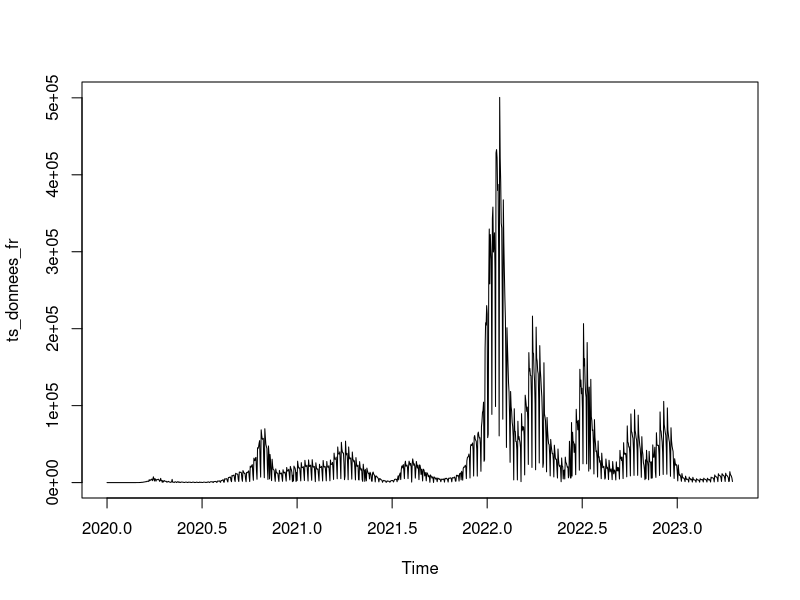
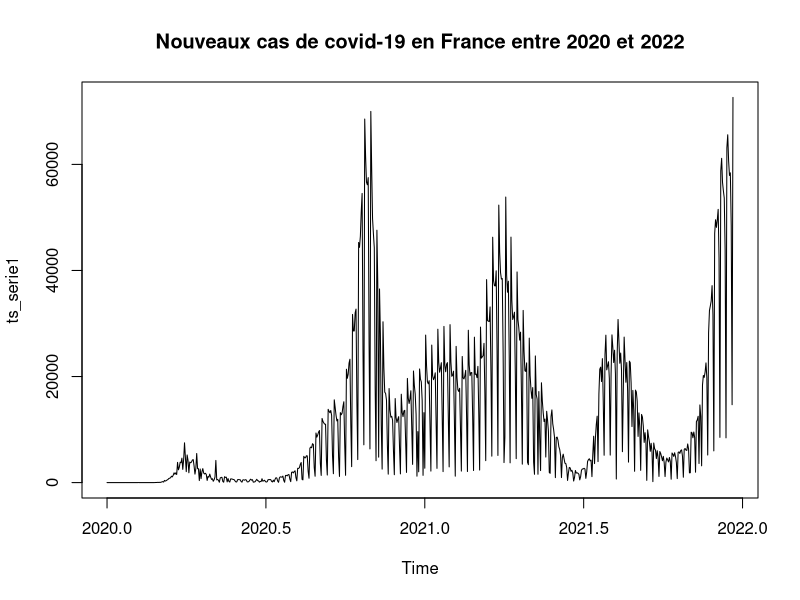
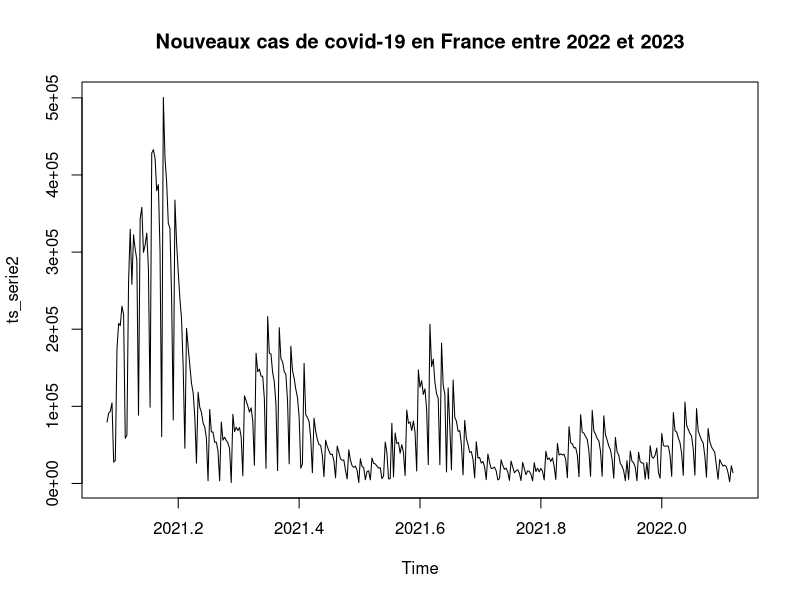
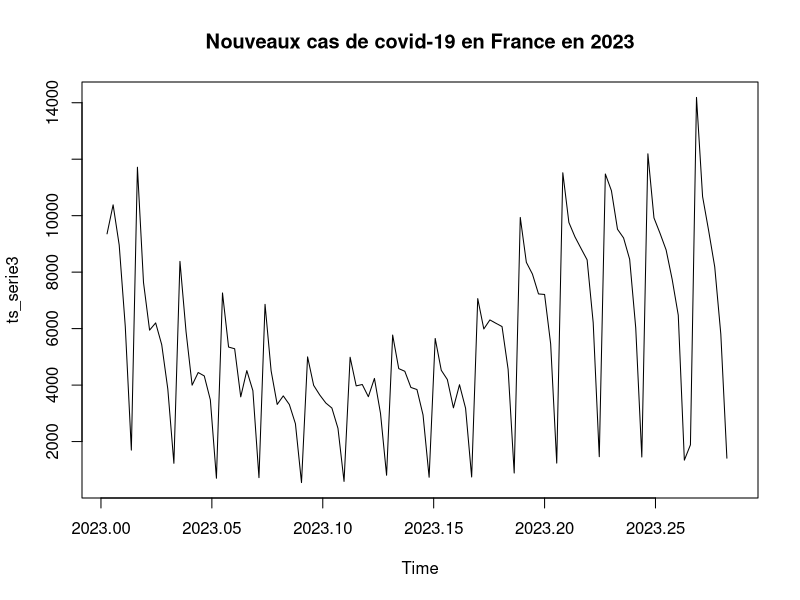
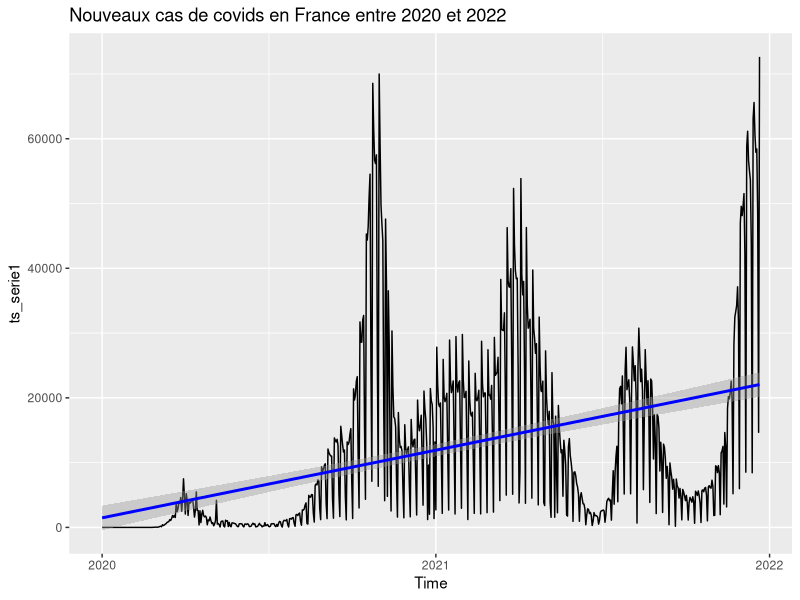
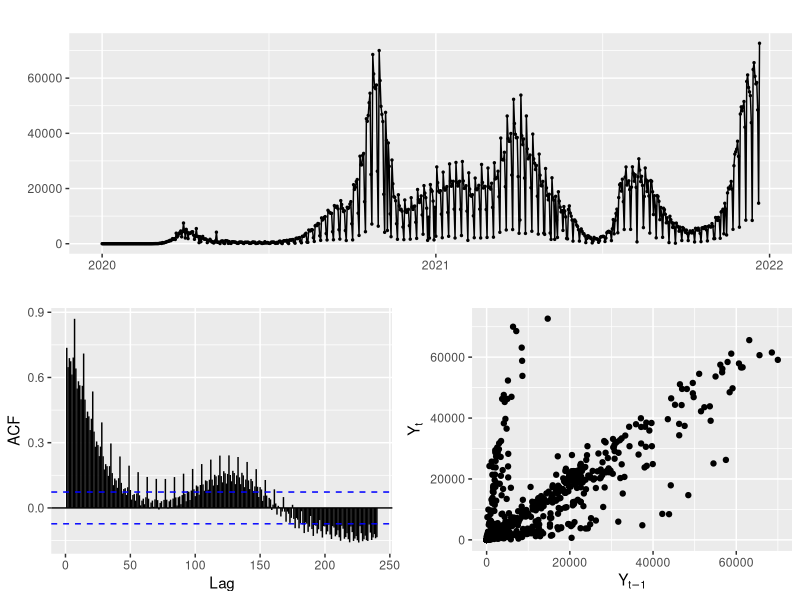
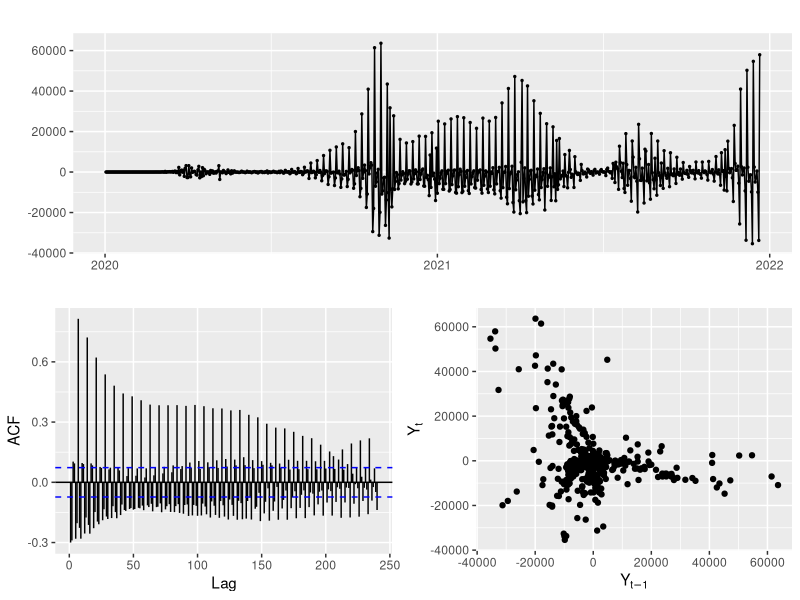
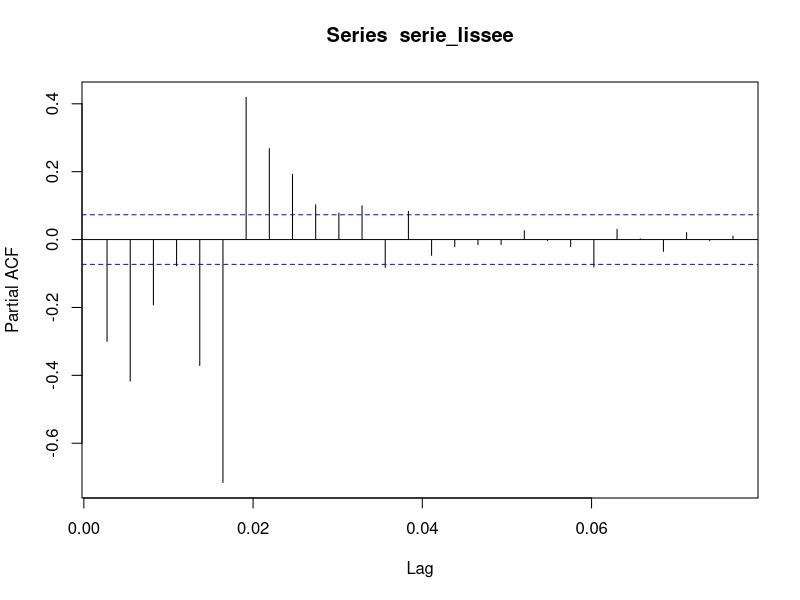

Recreate these plots in R, in order.
## ---- chunk 1
library(tidyverse)
library(forecast)
## ---- chunk 2
donnees_fr <- read.csv("covid_france.csv",sep=",")
summary(donnees_fr)
## ---- chunk 3
min(donnees_fr$date)
max(donnees_fr$date)
## ---- chunk 4
ts_donnees_fr <- ts(donnees_fr$new_cases,start = c(2020,1,3), frequency = 365)
# class(ts_donnees_fr)
## ---- chunk 5
plot(ts_donnees_fr)
## ---- chunk 6
serie1 <- donnees_fr |> 
  filter(date<="2021-12-22")
# serie1
ts_serie1 <- ts(serie1$new_cases,start = c(2020,1,3), frequency = 365)



serie2 <- donnees_fr |> 
  filter(date>"2021-12-22", date<="2023-01-05")
# serie2

ts_serie2 <- ts(serie2$new_cases,start = c(2021,31,12), frequency = 365)



serie3 <- donnees_fr |> 
  filter(date>"2023-01-05")

ts_serie3 <- ts(serie3$new_cases,start = c(2023,2,5), frequency = 365)
## ---- chunk 7
plot(ts_serie1,main="Nouveaux cas de covid-19 en France entre 2020 et 2022")
## ---- chunk 8
plot(ts_serie2,main="Nouveaux cas de covid-19 en France entre 2022 et 2023")
## ---- chunk 9
plot(ts_serie3,main="Nouveaux cas de covid-19 en France en 2023")
## ---- chunk 10
autoplot(ts_serie1)+
  geom_smooth(method = lm,color="blue")+
  ggtitle("Nouveaux cas de covids en France entre 2020 et 2022")
## ---- chunk 11
mean(ts_serie1)
## ---- chunk 12
ts_serie1 |> 
  ggtsdisplay(plot.type = "scatter",smooth=FALSE)
## ---- chunk 13
ndiffs(ts_serie1) # On nous conseille de différencier la série 1 fois

serie_lissee <- ts_serie1 |> 
  diff(lag=1)

ndiffs(serie_lissee) # la série a été différencié comme il faut
## ---- chunk 14
serie_lissee |> 
  forecast::ggtsdisplay(plot.type= "scatter")
## ---- chunk 15
pacf(serie_lissee)
## ---- chunk 16
# auto.arima(serie_lissee,d=1,D=1,stepwise = FALSE,approximation=FALSE,trace=TRUE)
